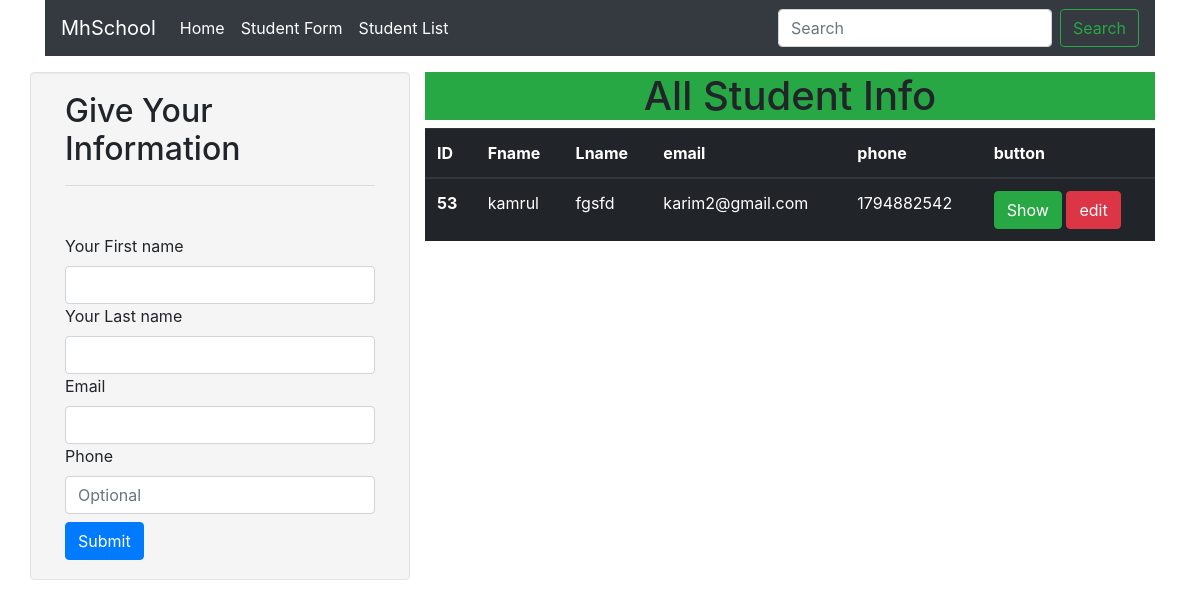
Before: /form/ with the older database file.
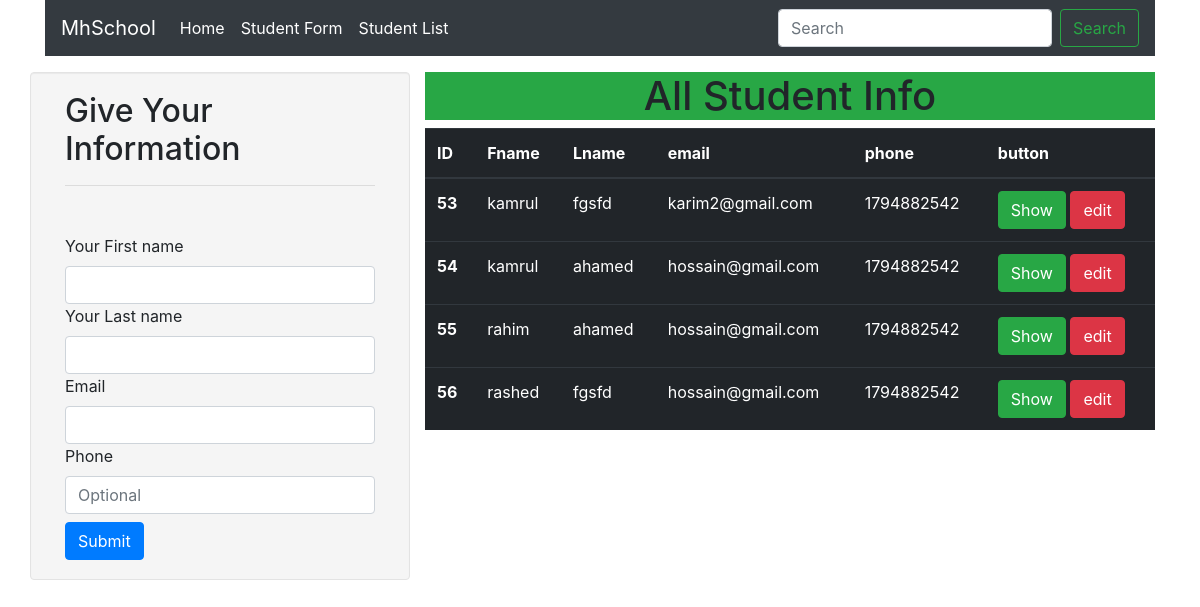
After: the same page with the newer database file.
### crud/models.py (models this page shows, shortened)
class student3(models.Model):
    fname=models.CharField(max_length=50)
    lname=models.CharField(max_length=50)
    email=models.EmailField()
    phone=models.IntegerField()

### crud/views.py (the view)
# urls.py: path('form/', views.form,  name='Form'),
def form(request):
    show = student3.objects.all()
    context={"profile":show}
    return render(request, 'stuform.html',context)

### crud/templates/stuform.html (shortened to what this page needs)
{% extends 'base.html' %}
{%block block_body%}
<div class="container">
	<div class="row mt-3">
		<div class="col-lg-4 col-md-4 col-sm-4 col-sm-4 offset-2 well">
			<div class="col-sm-12 form-legend">
				<h2>Give Your Information</h2>
				<hr>
			</div>
			<div class="col-sm-12 form-column">
				<form method="post" id="studentForm">
					<div class="form-group mb-0">
						<label for="fname">Your First name</label>
						<input type="text" id="fname" name="fname" class="form-control">
					</div>
					<div class="form-group mb-0">
						<label for="email-confirm">Your Last name</label>
						<input type="text" id="lname" name="lname" class="form-control">
					</div>
					<div class="form-group mb-0">
						<label for="country">Email</label>
						<input type="text" id="email" name="email" class="form-control" placeholder="">
					</div>
					<div class="form-group mb-0">
						<label for="phone">Phone</label>
						<input type="number" id="phone" name="phone" class="form-control" placeholder="Optional"
						>
					</div>
					<input id="submit" type="submit" class="btn btn-primary mt-2">
				</form>
			</div>
		</div>
		<div class="col-lg-8 col-md-8 col-sm-8">
			<h1 class="bg-success text-center">All Student Info</h1>
			<table class="table table-dark">
				<thead>
					<tr>
						<th scope="col">ID</th>
						<th scope="col">Fname</th>
						<th scope="col">Lname</th>
						<th scope="col">email</th>
						<th scope="col">phone</th>
						<th scope="col">button</th>
					</tr>
				</thead>
				<tbody>
					{% for d in profile %}
					<tr>
						<th scope="row">{{ d.id }}</th>
						<td>{{ d.fname }}</td>
						<td>{{ d.lname }}</td>
						<td>{{ d.email }}</td>
						<td>{{ d.phone }}</td>
						<td>
							<a class="btn btn-success" href="/profile?id={{d.id}}">Show</a>
							<a class="btn btn-danger" href="/edit?id={{d.id}}">edit</a>
						</td>
					</tr>
					{% endfor %}
				</tbody>
			</table>
		</div>
	</div>
</div>
{%endblock%}

Changed rows visible on the page:
added student3: id "54", fname "kamrul", lname "ahamed", email "hossain@gmail.com", phone "1794882542"
added student3: id "55", fname "rahim", lname "ahamed", email "hossain@gmail.com", phone "1794882542"
added student3: id "56", fname "rashed", lname "fgsfd", email "hossain@gmail.com", phone "1794882542"
